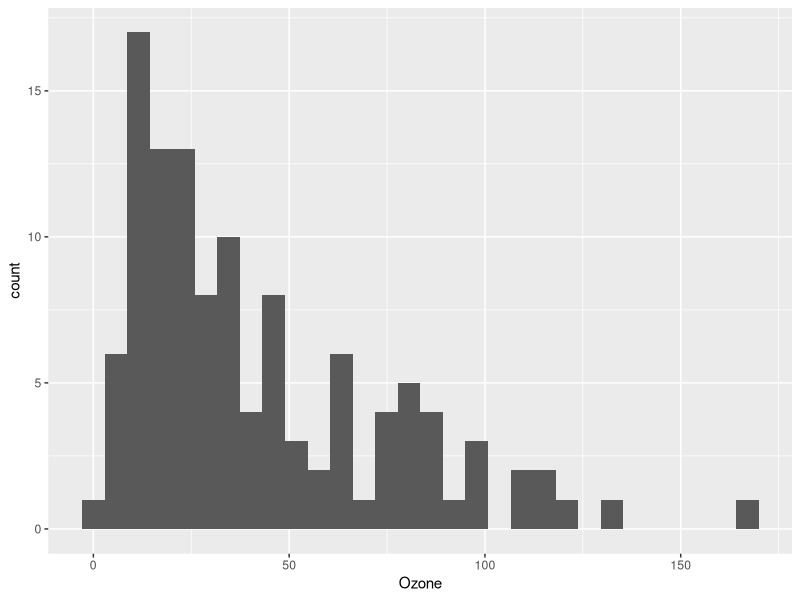
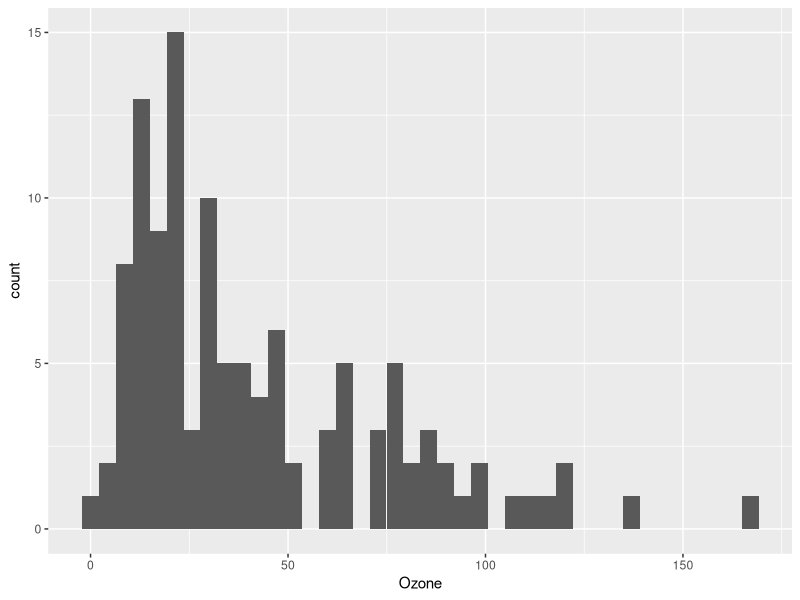
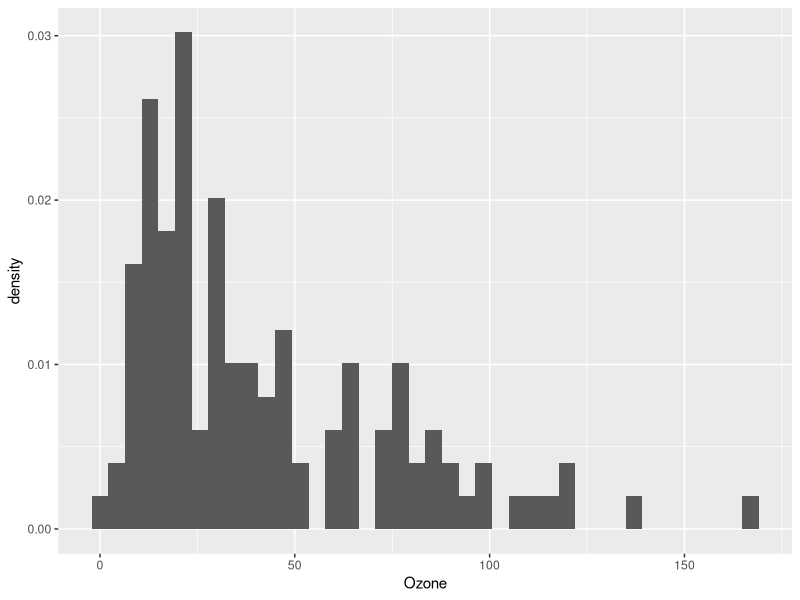
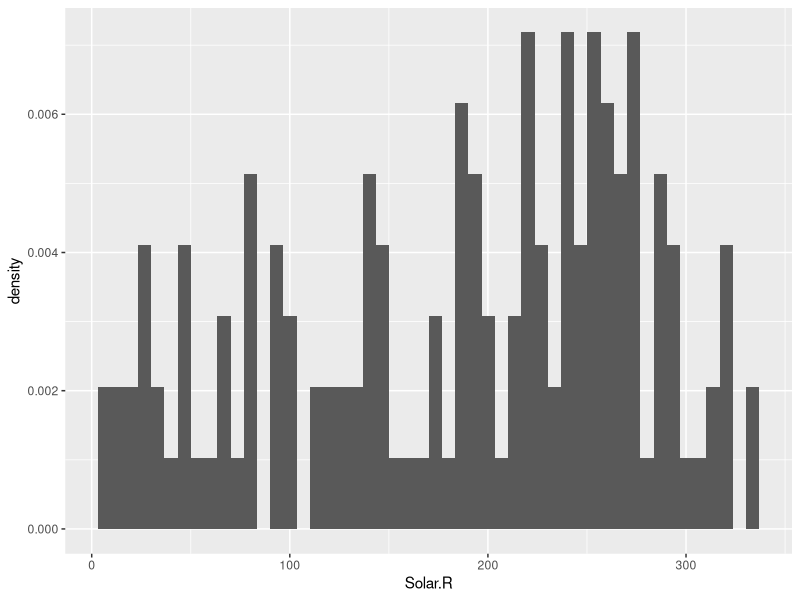
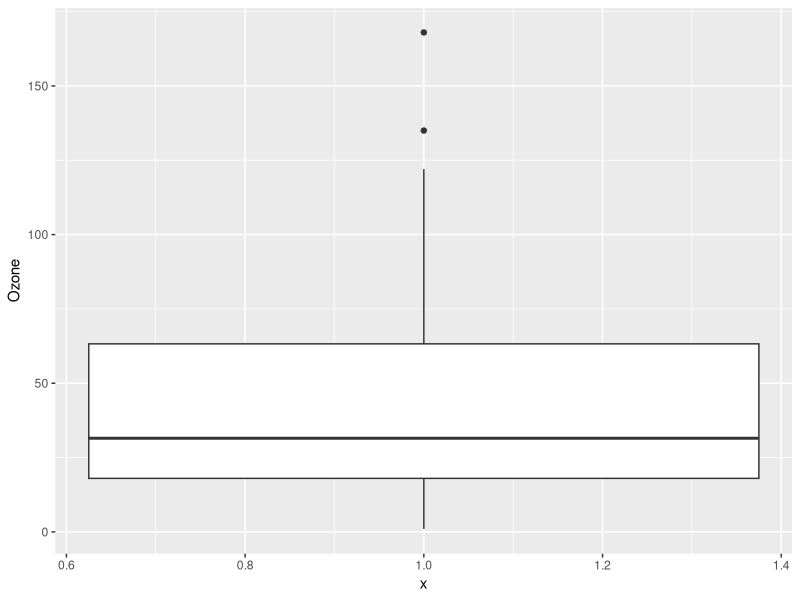
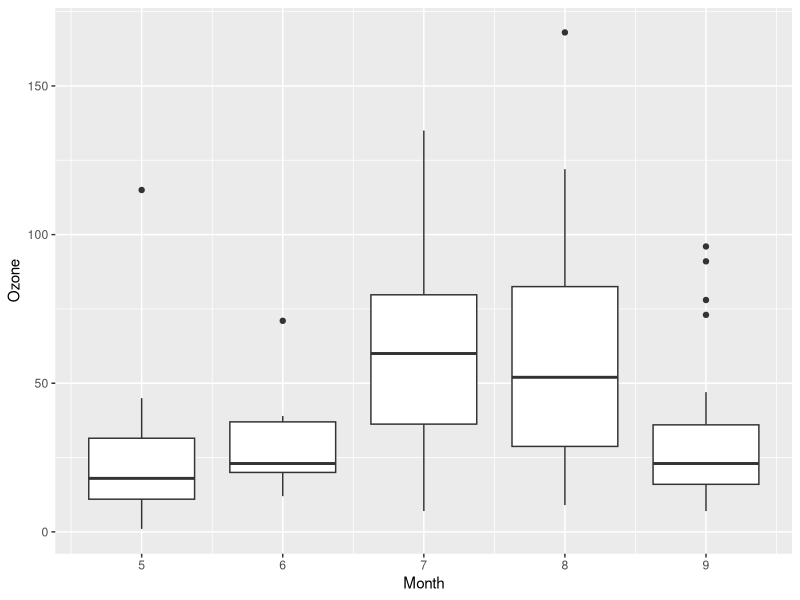
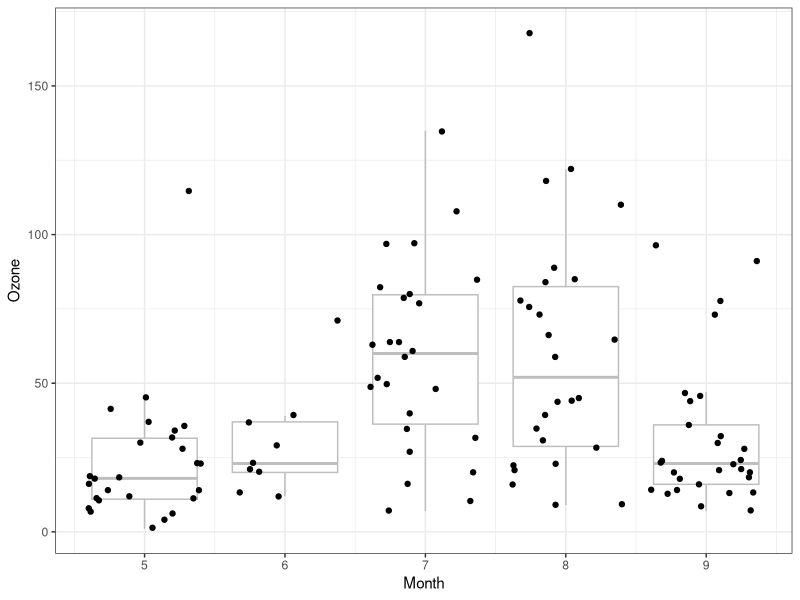
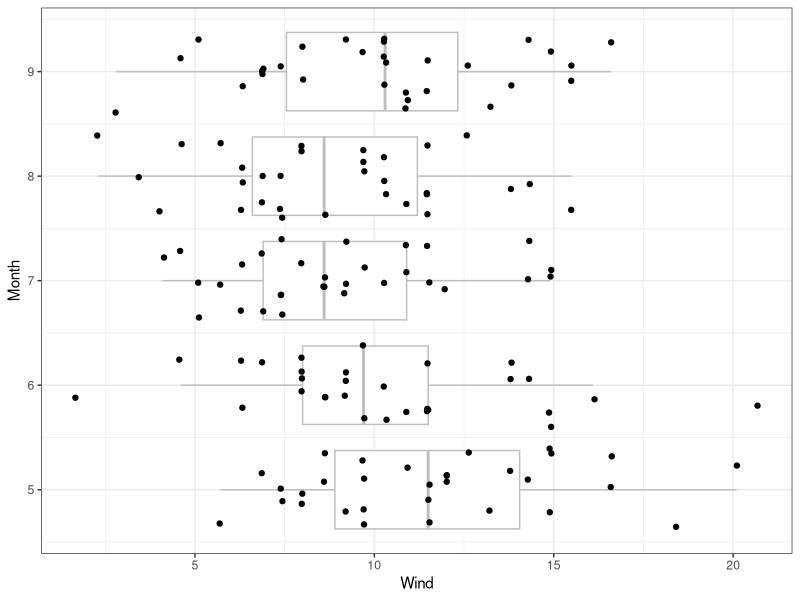

These charts were generated, in order, by the following R code: (Note: this script raises an error after producing the figures.)
## ---- chunk 1
library("tidyverse")
## ---- chunk 2
dim(airquality)
head(airquality)
tail(airquality)
summary(airquality)
## ---- chunk 3
airquality <- airquality %>%
  mutate(Date = as.Date(paste("1973",Month,Day,sep="/"))) 
## ---- chunk 4
ggplot(airquality,     # data.frame containing the data
       aes(x=Ozone)) + # a column name from the data.frame
  geom_histogram()     # create a histogram
## ---- chunk 5
ggplot(airquality, aes(x=Ozone)) + 
  geom_histogram(bins = 40)
## ---- chunk 6
ggplot(airquality, aes(x=Ozone)) + 
  geom_histogram(aes(y=..density..), bins = 40)
## ---- chunk 7
ggplot(airquality, aes(x=Solar.R)) + 
  geom_histogram(aes(y=..density..), bins = 50)
## ---- chunk 8
ggplot(airquality,     
       aes(x=1,y=Ozone)) + 
  geom_boxplot()     
## ---- chunk 9
ggplot(airquality,     
       aes(x=Month, y=Ozone, group=Month)) + 
  geom_boxplot()     
## ---- chunk 10
ggplot(airquality,     
       aes(x=Month, y=Ozone, group=Month)) + 
  geom_boxplot(color='grey',                 # make the boxes not so obvious
               outlier.shape = NA) +         # remove outliers, 
  geom_jitter() +                            # because they get plotted here
  theme_bw()                                 # Change the theme to remove gray
## ---- chunk 11
ggplot(airquality,     
       aes(x=Month, y=Wind, group=Month)) + 
  geom_boxplot(outlier.shape = NA, color='grey') +         
  geom_jitter() +                       
  theme_bw() +
  coord_flip()
## ---- chunk 12
ggplot(airquality, aes(x = Date, y = Ozone)) +
  geom_point()
## ---- chunk 13
ggplot(airquality, aes(x = Date, y = Ozone)) +
  geom_line()
## ---- chunk 14
ggplot(airquality, aes(x = Solar.R, y = Ozone)) +
  geom_point()
## ---- chunk 15
ggplot(airquality, aes(x = Wind, y = Temp)) +
  geom_point()
## ---- chunk 16
airquality_long <- airquality %>%
  select(-Month, -Day) %>%              # Remove these columns
  tidyr::gather(response, value, -Date)
## ---- chunk 17
dim(airquality)
dim(airquality_long)

head(airquality_long)
summary(airquality_long)
table(airquality_long$response)
## ---- chunk 18
ggplot(airquality_long, 
       aes(x = Date, y = value, 
           linetype = response,
           color = response, 
           group = response)) +
  geom_line()
## ---- chunk 19
ggplot(airquality_long, aes(Date, value)) +
  geom_point() + 
  facet_wrap(~response)
## ---- chunk 20
ggplot(airquality_long, aes(Date, value)) +
  geom_line() + 
  facet_wrap(~response,scales="free_y")
## ---- chunk 21
airquality2 <- airquality_long %>%
  tidyr::spread(response, value)
## ---- chunk 22
g <- ggplot(airquality2,
       aes(x = Temp, y = Wind)) +
  geom_point()

g # Then you can see the plot by just typing the object name
## ---- chunk 23
g <- g +
  labs(x = "Temperature (F)",
       y = "Wind speed (mph)",
       title = "New York (May-September 1973)")

g
## ---- chunk 24
g <- g + theme_bw()
g
## ---- chunk 25
g <- g + geom_smooth(method="lm")
g
## ---- chunk 26
ggplot(airquality2,
       aes(x = Temp, y = Wind)) +
  geom_point() +
  geom_smooth(method = "lm") + 
  labs(x = "Temperature (F)",
       y = "Wind speed (mph)",
       title = "New York (May-September 1973)") + 
  theme_bw()
## ---- chunk 27
ggplot(cars,
       aes(x=speed, y=dist)) +
  geom_point() + 
  geom_smooth(method = "lm") +
  labs(x = "Speed (mph)",
       y = "Stopping distance (ft)",
       title = "Stopping distance as a function of speed (1920s)") +
  theme_bw()
## ---- chunk 28
knitr::knit("lab04.Rmd", tangle = TRUE)
